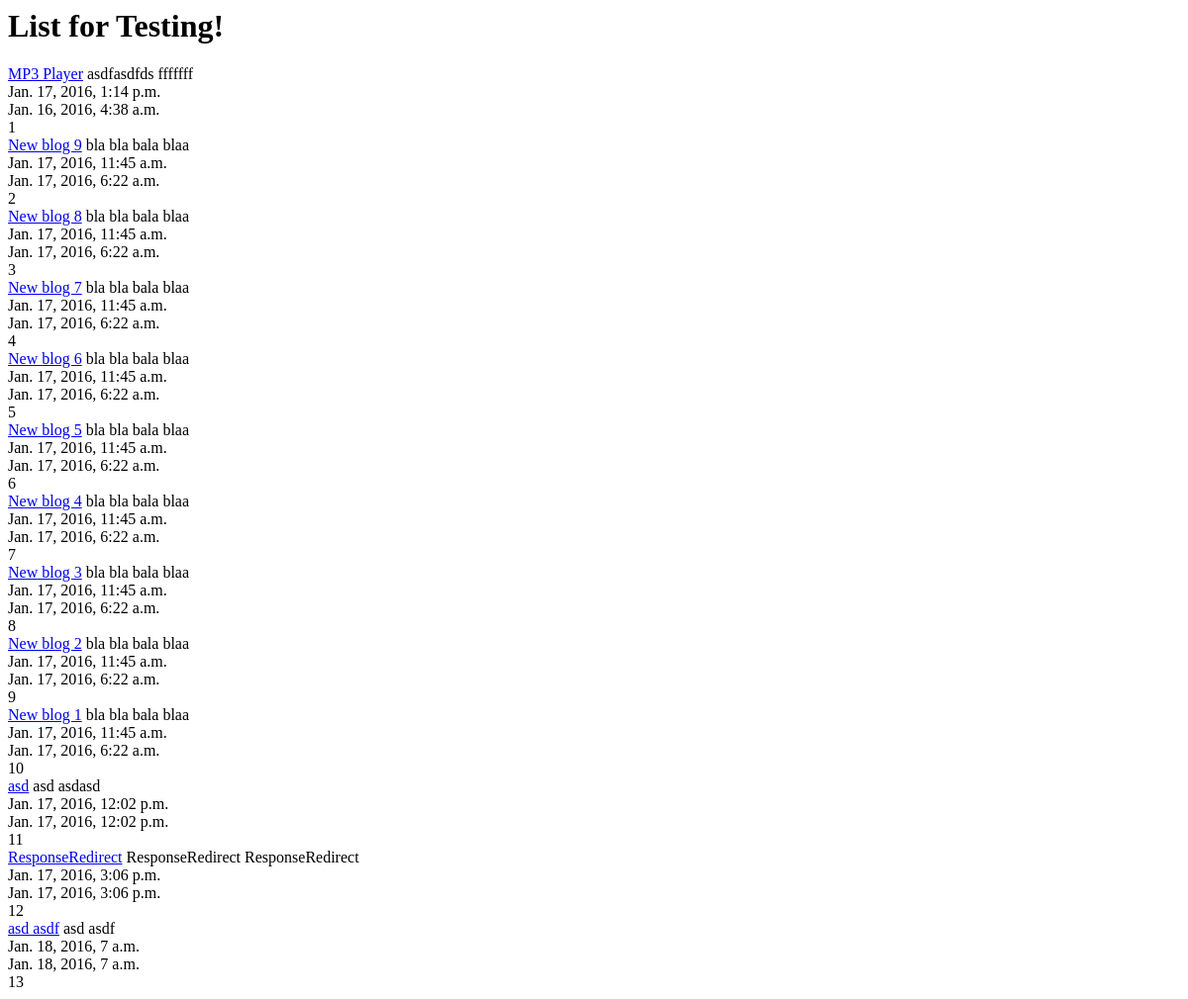
The page /blog/ on the database as committed earlier.
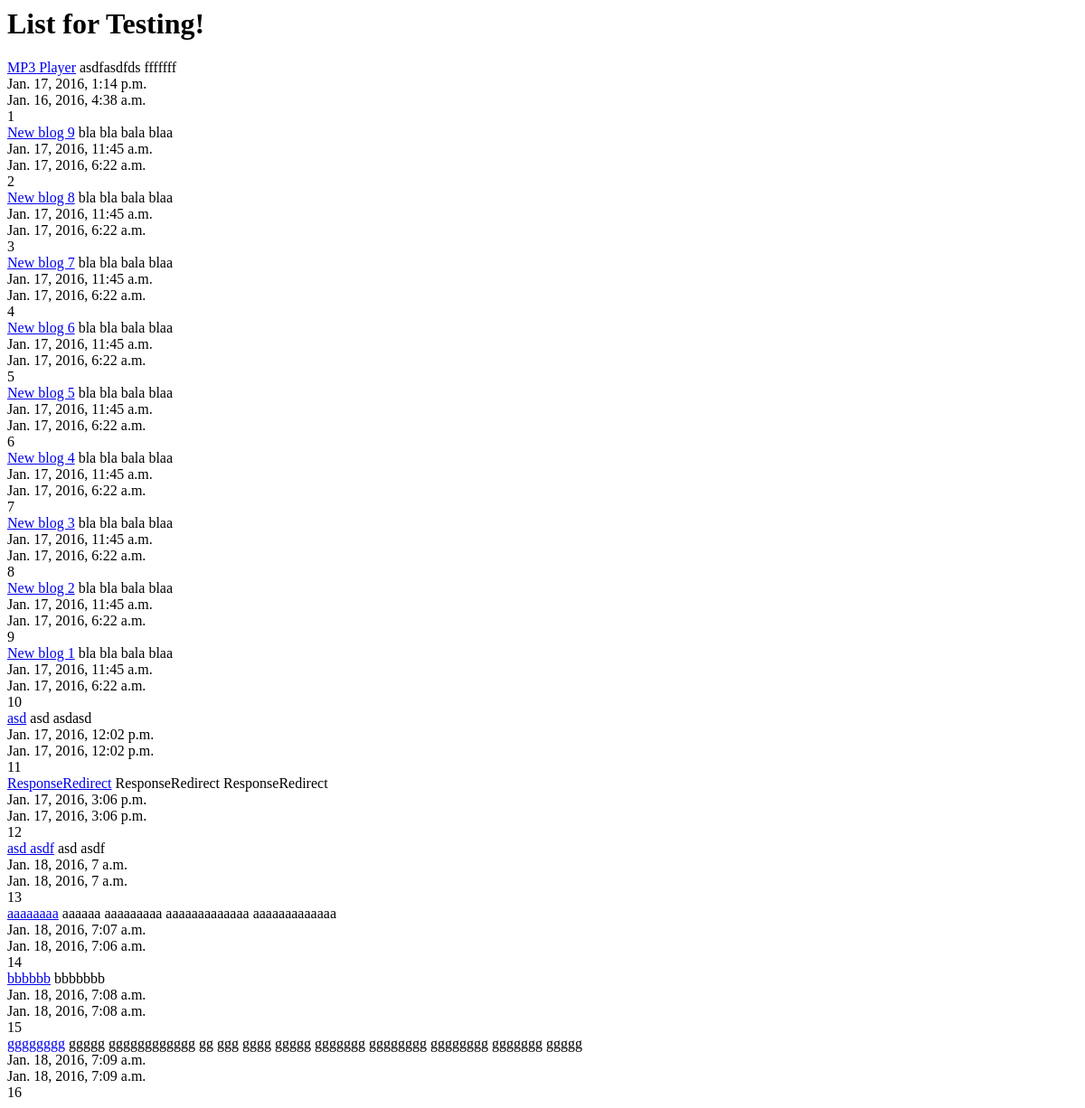
The same page on the database as committed later.
### blog/models.py (models this page shows, shortened)
class Post(models.Model):
    title = models.CharField(max_length=120)
    content = models.TextField()
    timestamp = models.DateTimeField(auto_now=True, auto_now_add=False)
    updated = models.DateTimeField(auto_now=False, auto_now_add=True)
    def get_absolute_url(self):
        return reverse('blog:detail', kwargs={"id": self.id}) #referring to the name space assigned to master urls.py

### blog/views.py (the view)
def blog_list(request):
    queryset = Post.objects.all()
    context = {
        "object_list": queryset,
        "title": "My User List"
    }
    return render(request, 'blog/list.html', context)

### blog/templates/blog/list.html
<h1>List for Testing!</h1>
{% for obj in object_list %}
<a href="{{ obj.get_absolute_url }}">{{ obj.title }}</a>
{{ obj.content }}<br/>
{{ obj.timestamp }}<br/>
{{ obj.updated }}<br/>
{{ obj.id }}<br/>
{% endfor %}

Rows that differ between the two databases and show on the page:
added Post: title "aaaaaaaa", content "aaaaaa aaaaaaaaa aaaaaaaaaaaaa aaaaaaaaaaaaa", timestamp "Jan. 18, 2016, 7:07 a.m.", updated "Jan. 18, 2016, 7:06 a.m.", id "14"
added Post: title "bbbbbb", content "bbbbbbb", timestamp "Jan. 18, 2016, 7:08 a.m.", updated "Jan. 18, 2016, 7:08 a.m.", id "15"
added Post: title "gggggggg", content "ggggg gggggggggggg gg ggg gggg ggggg ggggggg gggggggg gggggggg ggggggg ggggg", timestamp "Jan. 18, 2016, 7:09 a.m.", updated "Jan. 18, 2016, 7:09 a.m.", id "16"
